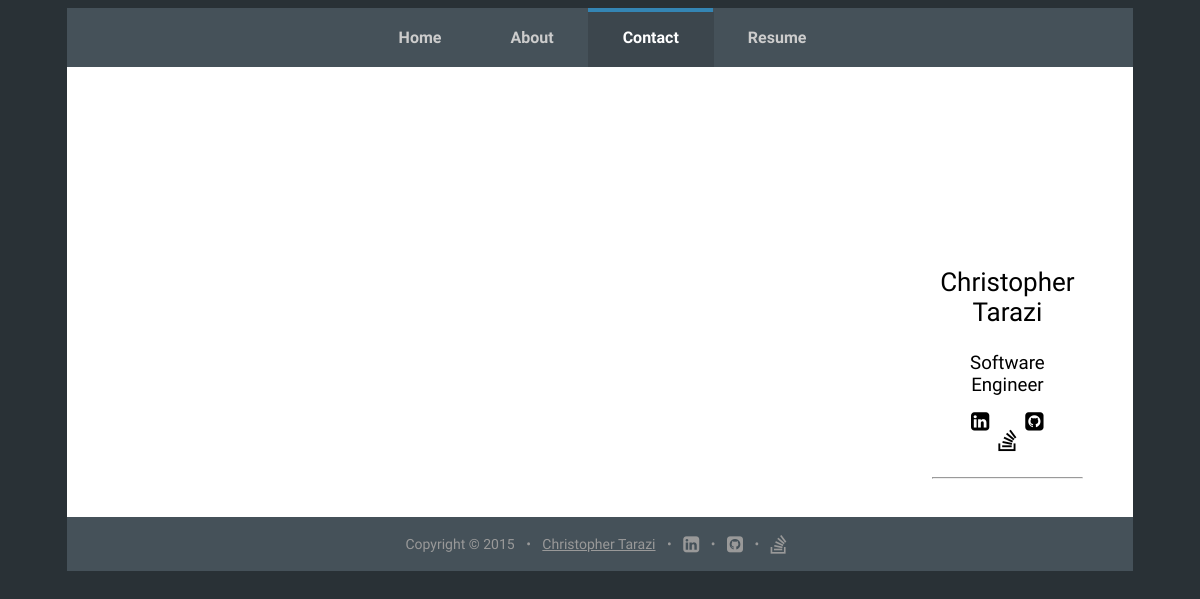
The app's page /contact/, older data.
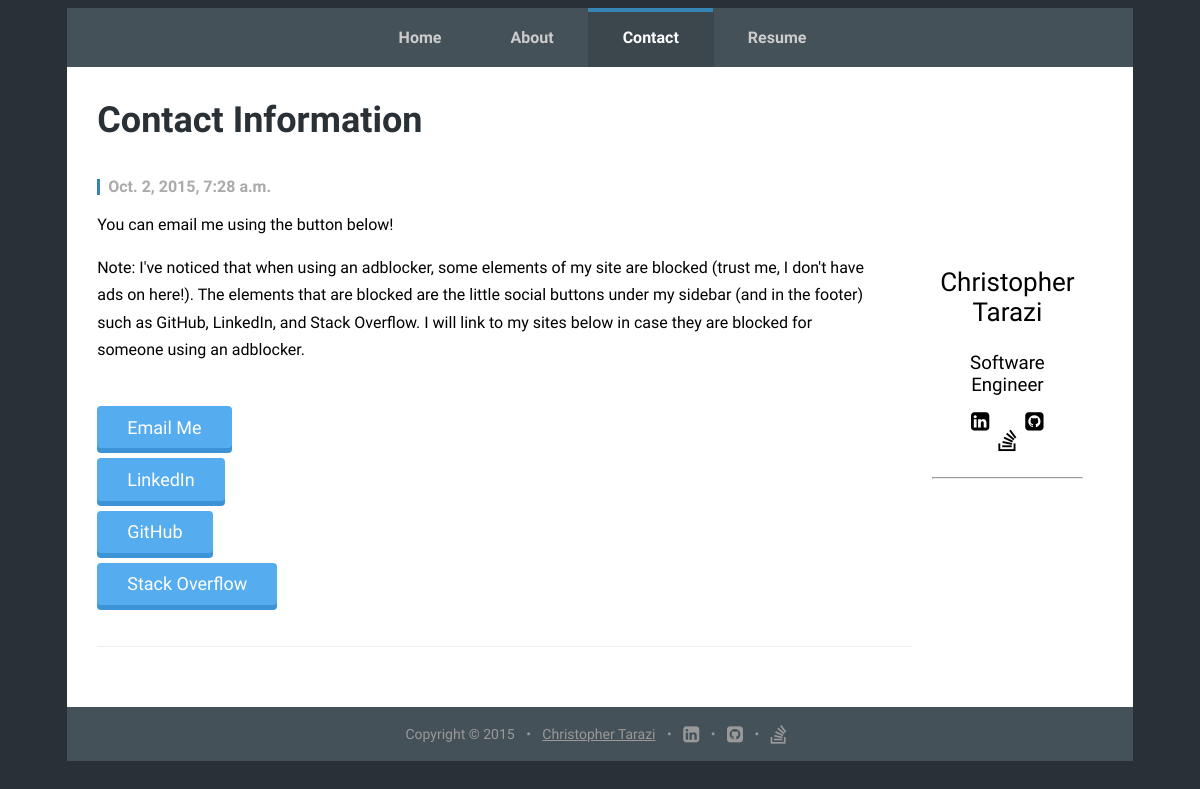
The same page, newer data.
### TaraziChrisSite/models.py (models this page shows, shortened)
class Post(models.Model):
	author = models.ForeignKey('auth.User')
	title = models.CharField(max_length=200)
	text = models.TextField()
	site = models.IntegerField(choices=[(1, "home"), (2, "about"), (3, "contact")], default=(1, "home"))
	created_date = models.DateTimeField(default=timezone.now)
	published_date = models.DateTimeField(blank=True, null=True)

### TaraziChrisSite/views.py (the view)
# urls.py: url(r'^contact/', views.contact, name='contact'),
def contact(request):
	posts = Post.objects.filter(site=3).order_by('published_date')
	viewName = "contact.html"
	currPageClassSelector = ["", "", ""]
	currPage = 2
	currPageClassSelector[currPage] = "current-menu-item current_page_item menu-item-home"
	return render(request, 'base.html', {"posts": posts, "currPageClassSelector": currPageClassSelector, "viewName": viewName})

### TaraziChrisSite/templates/base.html
{% extends viewName %}
{% block base %}
	    <div id="baseContainer">
	        <header>
	            <nav role="navigation">
	                <ul id="navList" class="menu">
	                    <li id="navItem1" class="menu-item menu-item-type-custom menu-item-object-custom {{ currPageClassSelector.0 }} navItem1"><a href="{{ request.META.HTTP_HOST }}/">Home</a></li>
						<li id="navItem2" class="menu-item menu-item-type-custom menu-item-object-custom {{ currPageClassSelector.1 }} navItem2"><a href="{{ request.META.HTTP_HOST }}/about">About</a></li>
						<li id="navItem3" class="menu-item menu-item-type-custom menu-item-object-custom {{ currPageClassSelector.2 }} navItem3"><a href="{{ request.META.HTTP_HOST }}/contact">Contact</a></li>
						<li title="Click to view my resume!" id="navItem4" class="menu-item menu-item-type-custom menu-item-object-custom navItem4"><a href="{{ request.META.HTTP_HOST }}/static/resume.pdf">Resume</a></li>
	                </ul>
	            </nav>
	        </header>
	        <div id="contentContainer">
	            <div id="primarySidebar">
	                <aside>
	                    <ul id="sidebarList">
	                        <li id="picture">
	                            <img id="imgPicture" src="https://media.licdn.com/mpr/mpr/shrinknp_400_400/AAEAAQAAAAAAAAMnAAAAJDU5NTJkODhlLWRjZmItNGI4MS1hNjFlLWE4MzBiN2U2ZDg4ZQ.jpg">
	                        </li>
	                        <li>
	                             <h3 id="myName">Christopher Tarazi</h3>
	                        </li>
	                        <li>
	                             <h3 id="myTitle">Software Engineer</h3>
	                        </li>
	                    </ul>
	                    <ul id="sidebarSocial">
	                    	<li>
	                        	<a title="LinkedIn" class="social-links" href="https://www.linkedin.com/in/christarazi"><i class="fa fa-linkedin-square fa-lg"></i></a>
	                        </li>
	                        <li>
	                        	<a title="GitHub" class="social-links" href="https://github.com/christarazi"><i class="fa fa-github-square fa-lg"></i></a>
	                        </li>
	                        <li>
	                        	<a title="Stackoverflow" class="social-links" href="http://stackoverflow.com/users/2193236/chris-tarazi"><i class="fa fa-stack-overflow fa-lg"></i></a>
	                        </li>
	                    </ul>
	                    <br>
	                    <hr>
	                </aside>
	            </div>
	            <div id="allPosts">
	                {% include "posts.html" %}
	            </div>
	        </div>
	        <footer>
	            <div id="footer-bottom">
	                <div class="footerContainer">
	                    <div class="row">
	                        <div class="col-md-12">
	                            <p><span>Copyright © 2015</span> • <a id="footer-site" href="#" title="christarazi">Christopher Tarazi</a> • <a title="LinkedIn" href="https://www.linkedin.com/in/christarazi"><i class="fa fa-linkedin-square fa-lg"></i></a> • <a title="GitHub" href="https://github.com/christarazi"><i class="fa fa-github-square fa-lg"></i></a> • <a title="Stackoverflow" href="http://stackoverflow.com/users/2193236/chris-tarazi"><i class="fa fa-stack-overflow fa-lg"></i></a>
	                            </p>
	                        </div>
	                    </div>
	                </div>
	            </div>
	        </footer>
	    </div>
{% endblock %}

### TaraziChrisSite/templates/contact.html (shortened to what this page needs)
<!DOCTYPE html>
<html>
	<head>
		<link rel="stylesheet" href="https://maxcdn.bootstrapcdn.com/font-awesome/4.4.0/css/font-awesome.min.css">
	</head>
	<body onload="activateFade();">
		{% block base %}{% endblock %}
	</body>
</html>

### TaraziChrisSite/templates/posts.html
{% for post in posts %}
	<article>
		<h3 class="post-title"><a href="">{{ post.title }}</a></h3>
		<p class="post-meta">{{ post.published_date }}</p>
		<p>{{ post.text|safe|linebreaks }}</p>
	</article>
{% endfor %}

Row changes from the older to the newer data that the page shows:
added Post: title "Contact Information", published_date "Oct. 2, 2015, 7:28 a.m.", text "You can email me using the button below! Note: I've noticed that when using an adblocker, some elements of my site are blocked (trust me, I don't have ads on here!). The elements that are blocked are the little social buttons under my sidebar (and in the footer) such as GitHub, LinkedIn, and Stack Overflow. I will link to my sites below in case they are blocked for someone using an adblocker. Email Me LinkedIn GitHub Stack Overflow"
